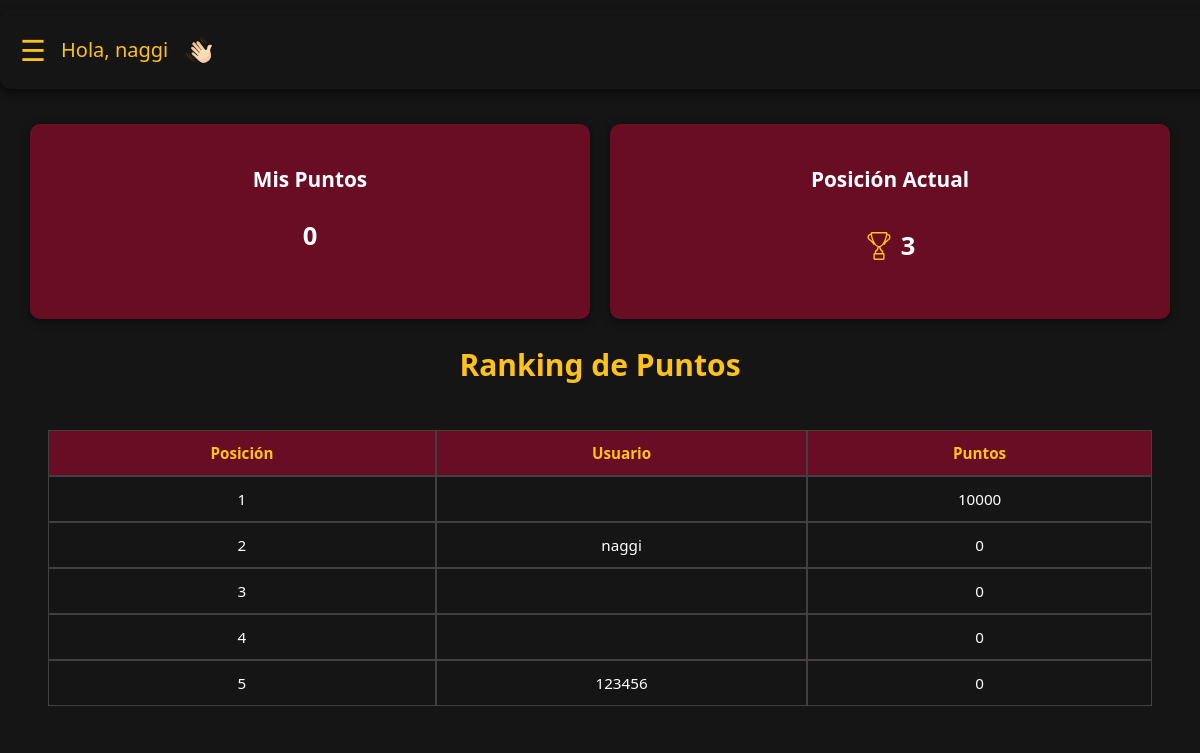
The app's page / (signed in), older data.
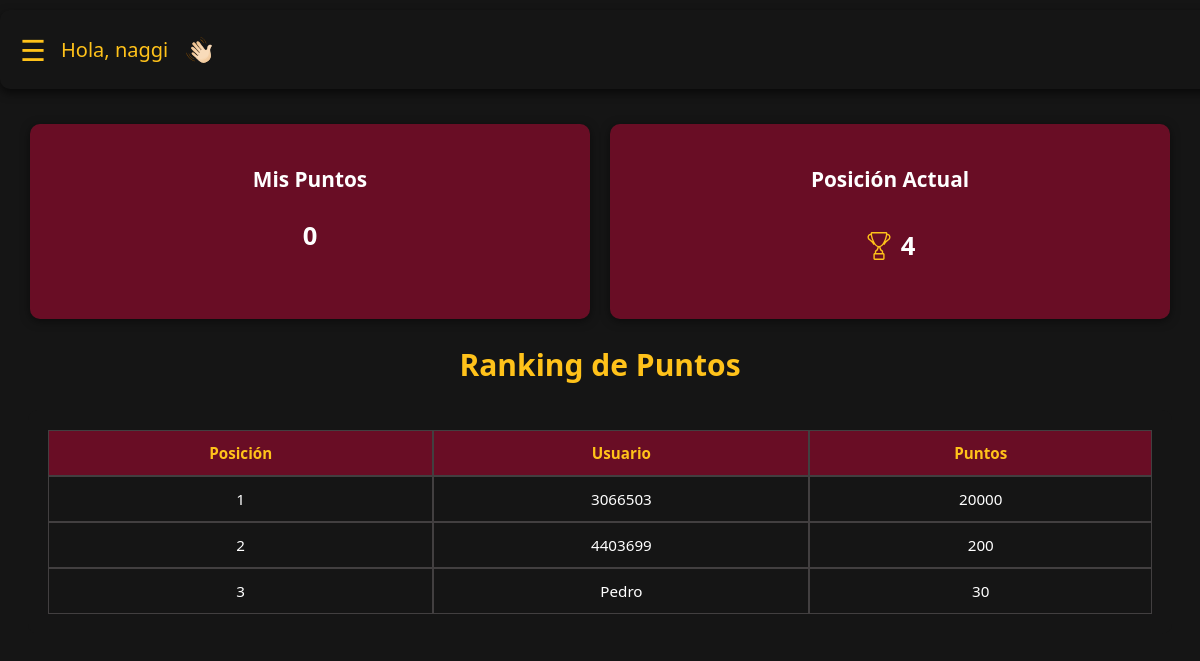
The same page, newer data.
### core/models.py (models this page shows, shortened)
class Cliente(models.Model):
    user = models.OneToOneField(User, on_delete=models.CASCADE, null=True, blank=True)
    dni = models.CharField(max_length=20, unique=True)
    telefono = models.CharField(max_length=20)
    puntos = models.PositiveIntegerField(default=0)
    es_playero = models.BooleanField(default=False)
    tiene_auto = models.BooleanField(default=False)
    tiene_moto = models.BooleanField(default=False)

### core/views/cliente.py (the view)
# urls.py: path("", inicio, name="inicio"),
def inicio(request):
    top_clientes = Cliente.objects.filter(es_playero=False).order_by("-puntos")
    user_cliente = None
    posicion = None
    puntos = 0
    if request.user.is_authenticated:
        user_cliente = getattr(request.user, "cliente", None)
        if user_cliente:
            puntos = user_cliente.puntos or 0
            ranking = list(Cliente.objects.order_by('-puntos').values_list('id', flat=True))
            posicion = ranking.index(user_cliente.id) + 1 if user_cliente.id in ranking else None
    context = {
        "top_clientes": top_clientes,
        "user_cliente": user_cliente,
        "posicion": posicion,
        "puntos":puntos,
    }
    return render(request, "core/inicio.html", context)

### core/context_processors.py (called while the page is built)
def es_playero(request):
    if not request.user.is_authenticated:
        return {'es_playero': False}
    try:
        is_playero = request.user.groups.filter(name='playero').exists()
    except Exception:
        is_playero = False
    return {'es_playero': is_playero}

### core/templates/core/inicio.html (shortened to what this page needs)
{% extends "core/base.html" %}
{% load static %}
{% block content %}
<div class="inicio-container">
    <section class="score-container">
        {% if user.is_authenticated %}
        <div class="score-box">
            <h3>Mis Puntos</h3>
            <p>{{ puntos }}</p>
        </div>
        <div class="score-box">
            <h3>Posición Actual</h3>
            <div class="titulo-posicion">
                <img src="{% static 'core/css/img/icon-cup.svg' %}" alt="Copa" class="icon-cup">
                <p>{{ posicion }}</p>
            </div>
        </div>
        {% endif %}
    </section>
    <h2>Ranking de Puntos</h2>
    <section class="ranking">
        <table class="ranking-table">
            <thead>
                <tr><th>Posición</th><th>Usuario</th><th>Puntos</th></tr>
            </thead>
            <tbody>
                {% for c in top_clientes %}
                <tr {% if user_cliente and c.id == user_cliente.id %}class="list"{% endif %}>
                    <td>{{ forloop.counter }}</td>
                    <td>{{ c.user.username }}</td>
                    <td>{{ c.puntos }}</td>
                </tr>
                {% empty %}
                <tr><td colspan="3">No hay clientes registrados.</td></tr>
                {% endfor %}
            </tbody>
        </table>
    </section>
</div>
{% endblock %}

### core/templates/core/base.html (shortened to what this page needs)
<!DOCTYPE html>
<html lang="es">
<head>
    {% load static %}
    <link rel="stylesheet" href="{% static 'core/css/style.css' %}">
</head>
<body>
<header>
<div>
    <header class="header">
        <div class="header-left">
             <div class="menu-icon" onclick="toggleMenu()">☰</div>
            <span style="color: #ffc21a; font-size: 20px;">Hola, {{ user.first_name|default:user.username }}</span>
            <img src="{% static 'core/css/img/hand-icon.svg' %}" alt="Saludo" class="icon-hand">
        </div>
    </header>
</div>
<main>
    {% block content %}
    {% endblock %}
</main>
</body>
</html>

### core/static/core/css/style.css (style rules this page uses)
body { background: #151515; min-height: 100vh; font-family: 'Segoe UI', Arial, sans-serif; margin: 0; }
.inicio-container { color: #ffc21a; font-size: 20px; width: 100%; flex: 1; display: flex; flex-direction: column; align-items: center; background:#151515; box-sizing: border-box; font-family: 'Segoe UI', Arial, sans-serif; }
.header { width: 100%; display: flex; justify-content: space-between; align-items: center; background-color: #151515; padding: 15px; border-radius: 10px; box-shadow: 0 4px 10px rgba(0, 0, 0, 0.6); position: relative; margin-top: 10px; }
.header-left { display: flex; align-items: center; gap: 10px; }
.menu-icon { font-size: 29px; cursor: pointer; color: #ffc21a; transition: color 0.3s; margin: 5px; }
.score-container { display: flex; justify-content: center; gap: 20px; margin-top: 35px; flex-wrap: wrap; width: 95%; }
.score-box { background-color: rgba(120, 12, 40, 0.85); padding: 20px 30px; border-radius: 10px; min-width: 230px; text-align: center; box-shadow: 0 2px 10px rgba(0, 0, 0, 0.5); flex: 1; max-width: 900px; }
.score-box h3 { color: #ffffff; margin-bottom: 10px; font-size: 1.3rem; }
.score-box p { font-size: 1.6rem; color: #ffffff; font-weight: bold; }
.ranking { width: 92%; background-color: #151515; border-radius: 10px; padding: 20px; }
.ranking table { width: 100%; border-collapse: separate; border-spacing: 0; color: #ffffff; font-size: 0.95rem; }
.ranking th, .ranking td { padding: 12px; text-align: center; border: 1px solid #423f40; }
.ranking th { background-color: rgba(120, 12, 40, 0.85); color: #ffc21a; border: 1px solid #423f40; }
.icon-hand { width: 32px; height: 32px; margin-left: 5px; display: flex; align-items: center; justify-content: center; }
.titulo-posicion { display: flex; align-items: center; justify-content: center; gap: 8px; margin-bottom: 10px; }
.icon-cup { width: 28px; height: 28px; display: flex; align-items: center; justify-content: center; }

Row changes from the older to the newer data that the page shows:
removed Cliente: puntos "10000"
no longer on this page (row edited): Cliente: user.username "naggi", puntos "0"
removed Cliente: user.username "123456", puntos "0"
changed Cliente (number 1 of 3 on the later page): user.username (not shown) → "3066503"; puntos "0" → "20000"
changed Cliente (number 2 of 3 on the later page): user.username (not shown) → "4403699"; puntos "0" → "200"
now on this page (row edited): Cliente: user.username "Pedro", puntos "30"
Text that changed along with them:
{{ posicion }}: "3" → "4"
